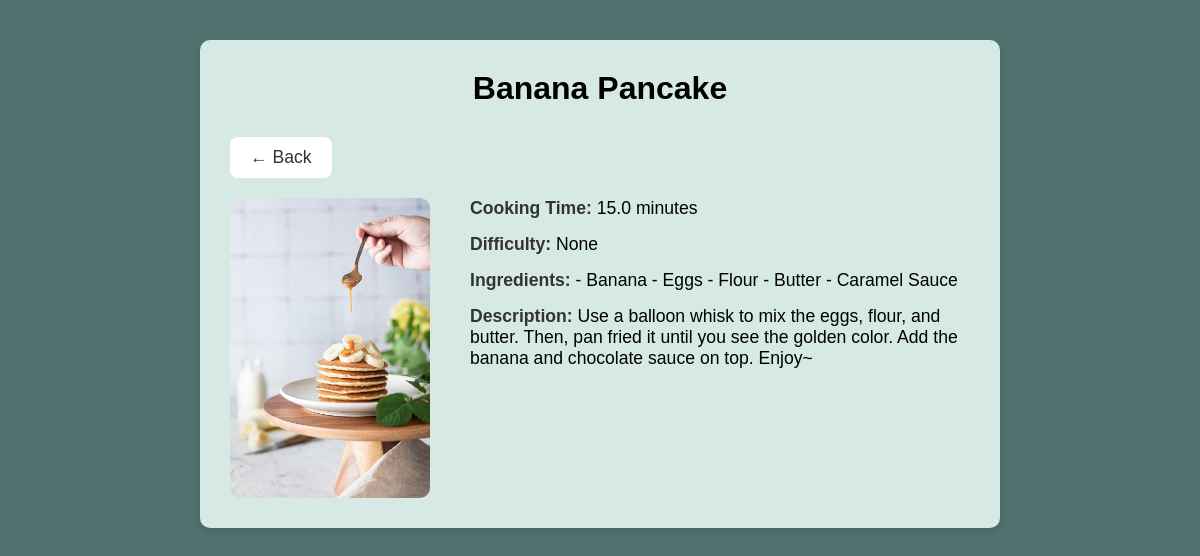
The page /recipes/detail/2/ (signed in) on the database its author committed.
### recipes/models.py (models this page shows, shortened)
class Recipes(models.Model):
    name = models.CharField(max_length=120)
    cooking_time = models.FloatField(help_text="In minutes", default=0, null=True)
    ingredients = models.TextField(default='')
    description = models.TextField(default='')
    pic = models.ImageField(upload_to='recipe_pics', default='no_picture.jpg')
    difficulty = models.CharField(max_length=20, blank=True, null=True)

### recipes/views.py (the view)
# urls.py: path('detail/<int:pk>/', RecipesDetailView.as_view(), name='detail'),
class RecipesDetailView(LoginRequiredMixin, DetailView):
   model = Recipes
   template_name = 'recipes/recipes_detail.html'
   context_object_name = 'recipe'

### recipes/templates/recipes/recipes_detail.html (shortened to what this page needs)
{% load static %}
<!DOCTYPE html>
<html lang="en">
<head>
</head>
<body>
    <div class="container">
        <div class="header">
            <h1>{{ recipe.name }}</h1>
        </div>
        <div class="back-button">
            <a href="javascript:history.back()">&larr; Back</a>
        </div>
        <div class="recipe-detail">
            <img src="{{ recipe.pic.url }}" alt="{{ recipe.name }}">
            <div class="recipe-info">
                <p><strong>Cooking Time:</strong> {{ recipe.cooking_time }} minutes</p>
                <p><strong>Difficulty:</strong> {{ recipe.difficulty }}</p>
                <p><strong>Ingredients:</strong> {{ recipe.ingredients }}</p>
                <p><strong>Description:</strong> {{ recipe.description }}</p>
            </div>
        </div>
    </div>
</body>
</html>

### recipes/templates/recipes/recipes_detail.html (style rules this page uses)
* { box-sizing: border-box; margin: 0; padding: 0; }
body { font-family: 'Montserrat', sans-serif; background-color: #51716e; padding: 40px; }
h1 { text-align: center; margin-bottom: 30px; }
.container { max-width: 800px; margin: 0 auto; background-color: #d6e9e4; padding: 30px; border-radius: 10px; box-shadow: 0 4px 6px rgba(0, 0, 0, 0.1); }
.back-button a { text-decoration: none; color: #333; font-size: 1.1em; display: inline-block; background-color: #fff; padding: 10px 20px; border-radius: 8px; margin-bottom: 20px; transition: background-color 0.3s ease; }
.recipe-detail { display: flex; flex-direction: row; justify-content: space-between; align-items: flex-start; gap: 20px; }
.recipe-detail img { width: 300px; height: 300px; object-fit: cover; border-radius: 10px; }
.recipe-info { flex-grow: 1; padding-left: 20px; }
.recipe-info p { margin-bottom: 15px; font-size: 1.1em; }
.recipe-info strong { color: #333; }

### rows shown on the page
Recipes: name "Banana Pancake", pic (picture), cooking_time "15.0", difficulty "None", ingredients "- Banana - Eggs - Flour - Butter - Caramel Sauce", description "Use a balloon whisk to mix the eggs, flour, and butter. Then, pan fried it until you see the golden color. Add the banana and chocolate sauce on top. Enjoy~"
